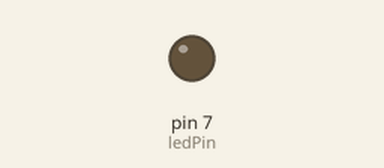
The sketch below on a simulated Arduino Uno, built with avr-gcc and run on an emulated ATmega328P. Shown: output pins drawn as LEDs (lit = HIGH). Dashed ring = blinking. At 3.4 s the program stops and its outputs stay as they are.

Above: at 0.6 s.
At 2.5 s:
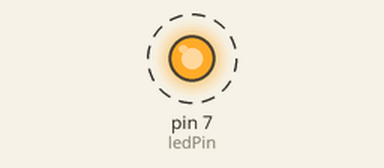
Timing chart, 0 to 3.0 s (numbered marks = the images above):
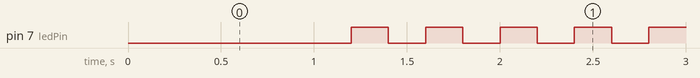

Measured:
- by itself, pin 7 (ledPin): alternates HIGH for 0.20 s and LOW for 0.20 s, 11 changes in all, then stays HIGH

The sketch:

05_practice_2.ino
```cpp
int ledPin = 7;  // LED가 연결된 핀 번호

void setup() {
  // LED 핀을 출력 모드로 설정
  pinMode(ledPin, OUTPUT);

}
void loop() {
  // 처음 1초 동안 LED 켜기
  digitalWrite(ledPin, 0);
  delay(1000);

  // 5회 깜빡이기
  for (int i = 0; i < 6; i++) {
    digitalWrite(ledPin, 0);  // LED 켜기
    delay(200);                  // 0.1초 동안 켜기
    digitalWrite(ledPin, 1);   // LED 끄기
    delay(200);                  // 0.1초 동안 끄기
  }

  // LED 끄고 무한루프
  digitalWrite(ledPin, 1);
  while (1) {
    // 무한 루프: 이 상태에서 종료
  }
}
```
